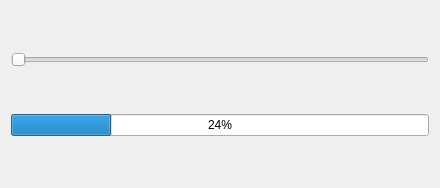
<?xml version="1.0" encoding="UTF-8"?>
<ui version="4.0">
 <class>Class24Class</class>
 <widget class="QDialog" name="Class24Class">
  <property name="geometry">
   <rect>
    <x>0</x>
    <y>0</y>
    <width>440</width>
    <height>188</height>
   </rect>
  </property>
  <property name="windowTitle">
   <string>Class24</string>
  </property>
  <layout class="QVBoxLayout" name="verticalLayout">
   <item>
    <widget class="QSlider" name="horizontalSlider">
     <property name="orientation">
      <enum>Qt::Horizontal</enum>
     </property>
    </widget>
   </item>
   <item>
    <widget class="QProgressBar" name="progressBar">
     <property name="value">
      <number>24</number>
     </property>
    </widget>
   </item>
  </layout>
 </widget>
 <layoutdefault spacing="6" margin="11"/>
 <resources>
  <include location="class24.qrc"/>
 </resources>
 <connections/>
</ui>
